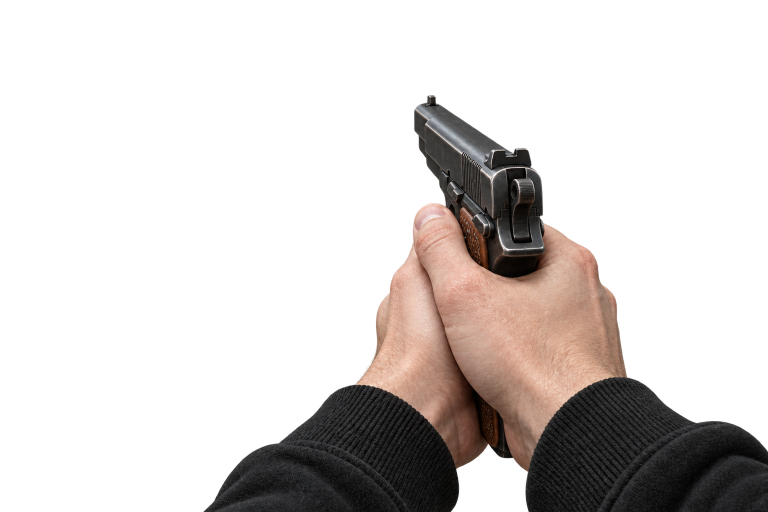
#> input picture art/rf2_art_01/weapons/browning/master.png, 1536 x 1024 px (shown at 1/2 size)
$ python export_browning.py
#> lines starting #> are read from the running program, lines starting #| are printed output that depends on the picture
"""Export all seven BHPG frames from a single generated rear-view master.
Rigid slide travel / locked-open state; no independently generated animation frames.
The original timing and engine select/lower choreography remain unchanged.
"""
from pathlib import Path
import json,math
import numpy as np
from PIL import Image,ImageDraw,ImageFilter
HERE=Path(__file__).resolve().parent
ROOT=HERE.parents[2]
SOURCE=HERE/'browning/master.png'
OUT=ROOT/'src/graphics/weapons/browning'

def main():
    OUT.mkdir(parents=True,exist_ok=True)
    master=Image.open(SOURCE).convert('RGBA');a=np.array(master)
#> in main, master is the input picture: PIL image 1536x1024 RGBA; mean R, G, B, A 35.8, 29.6, 26.9, 65.4
    # Generated alpha has a 253 opaque plateau. Restore opaque pixels without
    # touching RGB or inventing a key-colour matte. Alpha-zero RGB is discarded.
    a[:,:,3]=np.clip(a[:,:,3].astype(float)*255/253,0,255).astype('uint8')
    a[a[:,:,3]==0,:3]=0;master=Image.fromarray(a)
    mask=Image.new('L',master.size);d=ImageDraw.Draw(mask)
#> after `mask = Image.new('L', master.size)`: mask: PIL image 1536x1024 L; every value is 0
    d.polygon([(827,215),(848,206),(850,191),(868,190),(872,207),(989,290),(1051,290),(1068,306),(1083,336),(1087,431),(1044,446),(975,433),(925,398),(850,329),(830,305)],fill=255)
    # The hammer is fixed to the frame and must not ride with the slide.
    d.polygon([(1026,354),(1065,354),(1080,390),(1073,491),(1024,492),(1012,409)],fill=0)
    slide=master.copy();slide.putalpha(Image.fromarray(np.minimum(np.array(mask),a[:,:,3])))
#> after `slide.putalpha(Image.fromarray(np.minimum(np.array(mask), a[:, :, 3]))`:
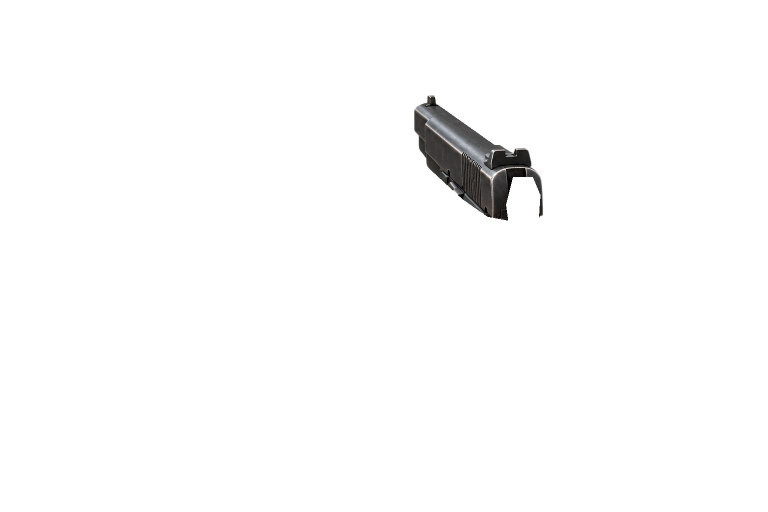
#> slide: PIL image 1536x1024 RGBA (shown at 1/2 size); mean R, G, B, A 26.1, 21.5, 19.5, 4.8; transparent parts drawn white
    base=master.copy();base.putalpha(Image.fromarray(np.where(np.array(mask)>0,0,a[:,:,3]).astype('uint8')))
    # Source-native receiver rails and exposed barrel, only visible during cycling.
    rails=Image.new('RGBA',master.size);dr=ImageDraw.Draw(rails)
#> after `rails = Image.new('RGBA', master.size)`: rails: PIL image 1536x1024 RGBA; every value is 0
    dr.polygon([(832,242),(850,226),(1048,403),(1074,450),(975,435),(847,324)],fill=(43,46,47,255))
    dr.polygon([(846,244),(856,238),(976,350),(965,364),(853,272)],fill=(90,92,88,255))
    dr.line([(849,244),(976,355)],fill=(131,130,120,255),width=3)
    arms=Image.alpha_composite(rails,base)
    spec=[('00_BHP_READY',0,0,0),('01_BHP_FIRE',0,0,.25),('02_BHP_SLIDE_REAR',23,24,.8),
          ('03_BHP_RECOIL_MAX',25,27,1.25),('04_BHP_SLIDE_FORWARD',10,11,.6),('05_BHP_RECOVERY',0,0,.2),('06_BHP_EMPTY',25,27,0)]
    manifest=[]
    for name,dx,dy,angle in spec:
        if dx==0:img=master.copy()
        else:
            layer=Image.new('RGBA',master.size);layer.alpha_composite(slide,(dx,dy));img=Image.alpha_composite(arms,layer)
        if angle:img=img.rotate(-angle,resample=Image.Resampling.BICUBIC,center=(1060,840))
        # Less obstructive layout. One identical canvas/scale for the entire family.
        img=img.resize((1382,922),Image.Resampling.LANCZOS)
        canvas=Image.new('RGBA',(1672,941));canvas.alpha_composite(img,(-200,19))
        canvas.save(OUT/(name+'.png'))
        manifest.append(dict(file=name+'.png',canvas=[1672,941],offset=[-700,-300],scale=[6,7.2],slide_travel=[dx,dy],recoil_degrees=angle))
#> this loop made 7 passes
#> pass 1, in main, `canvas.save(OUT/(name+'.png'))`:
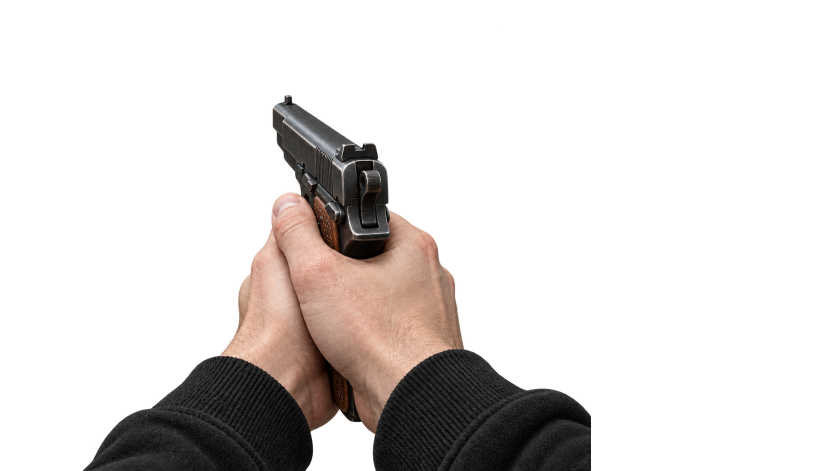
#> saved as 00_BHP_READY.png: PIL image 1672x941 RGBA (shown at 1/2 size); mean R, G, B, A 21.1, 17.4, 15.7, 53.3; transparent parts drawn white
#> after the loop, manifest = 7 items
    (HERE/'browning/animation.json').write_text(json.dumps(manifest,indent=2),encoding='utf8')
    # Flash drawn in projected muzzle space on its own layer: one event, no baked duplicate.
    flash=Image.new('RGBA',(1672,941)); f=np.zeros((941,1672,4),np.float32)
    yy,xx=np.mgrid[:941,:1672];x=(xx-556)/45;y=(yy-207)/24
    r=np.sqrt(x*x+y*y);theta=np.arctan2(y,x)
    flare=np.exp(-r*r*2.8)*(0.45+0.55*np.cos(theta*5+.2)**8)
    f[:,:,:3]=[255,187,81];f[:,:,3]=np.clip(flare*320,0,245)
    core=np.exp(-r*r*15);f[:,:,:3]=f[:,:,:3]*(1-core[:,:,None])+np.array([255,244,206])*core[:,:,None]
    f[f[:,:,3]<1]=0;Image.fromarray(f.astype('uint8')).save(OUT/'07_BHP_FLASH.png')
    print('Browning: 7 rigid-master frames + separate flash exported')
if __name__=='__main__':main()
